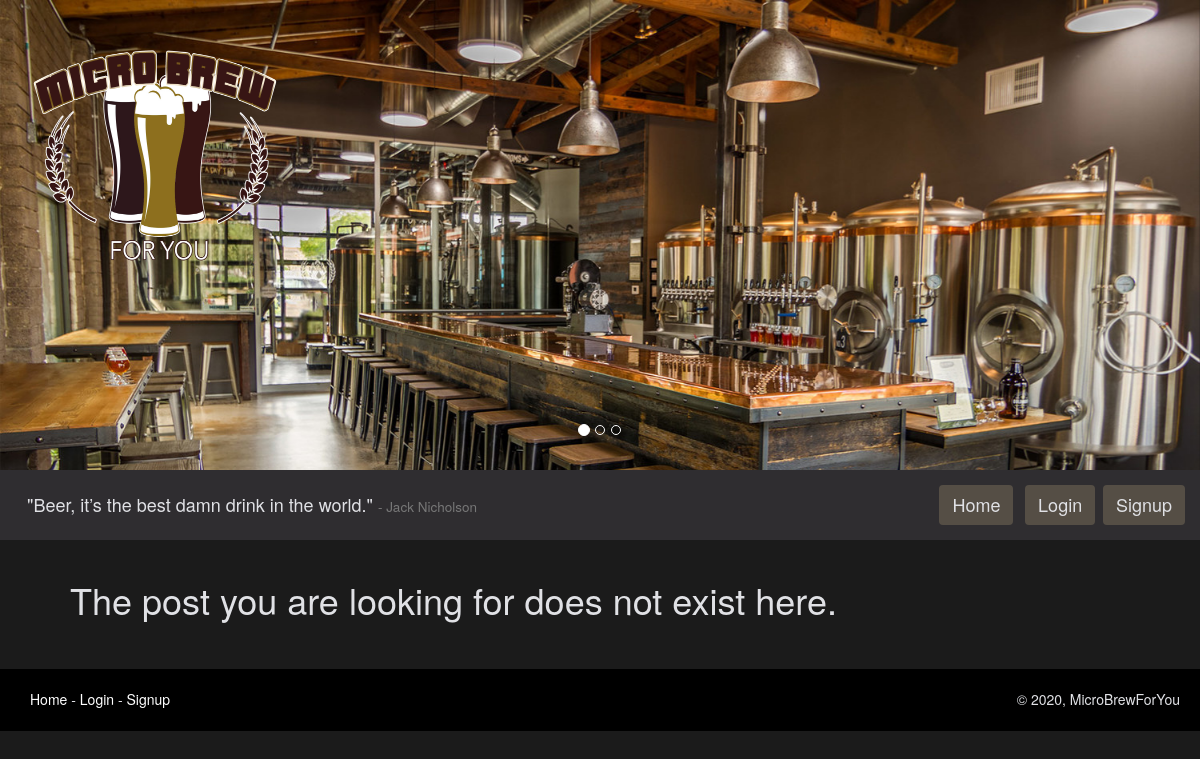
Before: /post/10/ with the older database file.
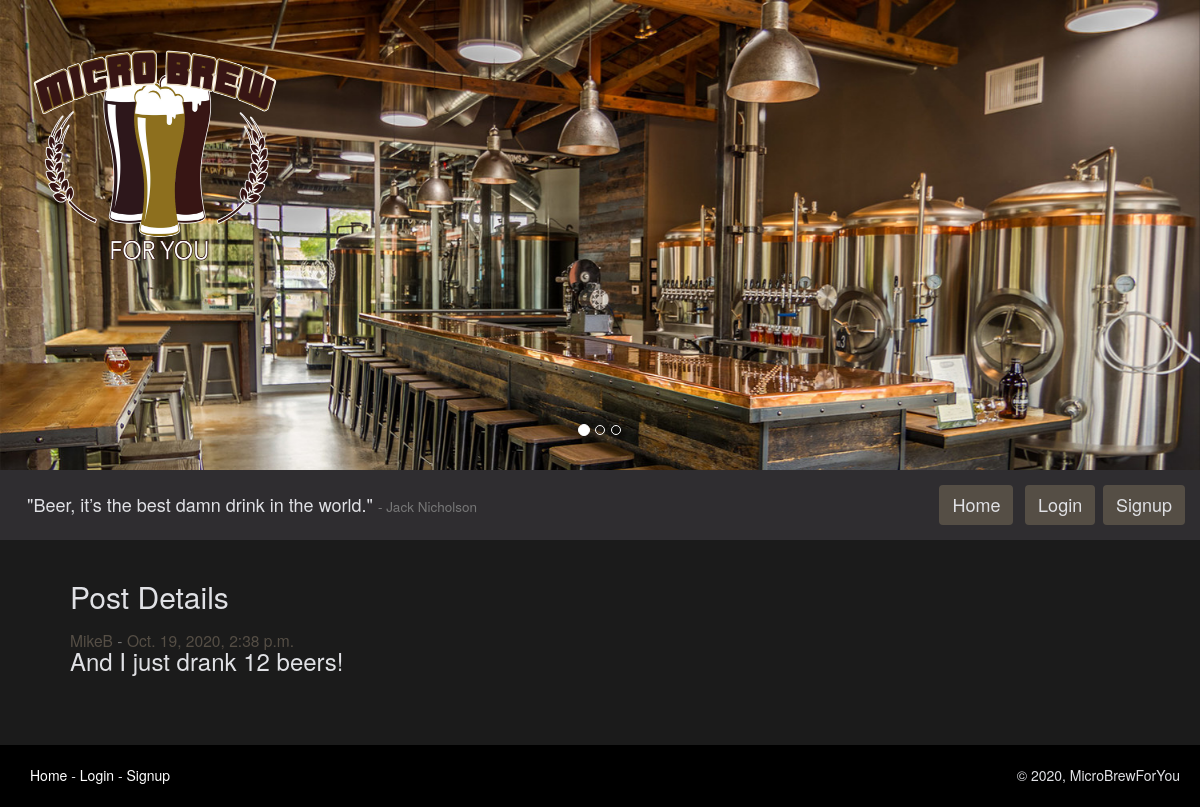
After: the same page with the newer database file.
### microbrewforyou_app/models.py (models this page shows, shortened)
class Posts(models.Model):
    author = models.ForeignKey(
        CustomUser, on_delete=models.CASCADE, related_name='author')
    body = models.TextField(max_length=280)
    postTime = models.DateTimeField(default=timezone.now)
    lastUpdated = models.DateField(auto_now=True)

class CustomUser(AbstractUser):
    bio = models.CharField(max_length=280, default='')
    user_image = models.ImageField(
        upload_to='images/', blank=True)
    users_following = models.ManyToManyField(
        "self", symmetrical=False, related_name='CustomUser')
    fav_breweries = models.ManyToManyField(
        "Breweries", symmetrical=False,
        related_name='fav_breweries', blank=True)
    fav_brewtypes = models.ManyToManyField(
        "BrewTypes", symmetrical=False,
        related_name='fav_brewtypes', blank=True)
    address = models.CharField(max_length=280)
    city = models.CharField(max_length=50)
    state = models.CharField(max_length=50)
    user_since = models.DateTimeField(default=timezone.now)
    REQUIRED_FIELDS = ['first_name', 'bio', 'address', 'city', 'state']
    def __str__(self):
        return self.username

### microbrewforyou_app/views.py (the view)
# urls.py: path('post/<int:post_id>/', post_detail_view, name="postview"),
def post_detail_view(request, post_id):
    my_post = Posts.objects.filter(id=post_id).first()
    words_quote = "Beer, it’s the best damn drink in the world."
    words_author = "Jack Nicholson"
    return render(
        request, "post_detail.html",
        {"post": my_post,
         'words_author': words_author, "words_quote": words_quote}
    )

### templates/post_detail.html (shortened to what this page needs)
{% extends 'base.html' %} {% block content %}
<br />
{% if not post %}
<h1>The post you are looking for does not exist here.</h1>
{% else %}
<h2>Post Details</h2>
<h3>
  <span class="small"
    ><a class="custom_link" href="/user/{{ post.author.id }}/"
      >{{ post.author}}</a
    >
    -
    <a class="custom_link" href="/post/{{ post.id }}/"
      >{{post.postTime}}</a
    ></span
  ><br />
  {{ post.body }}
</h3>
<br />
 {% endif %} <br /><br />{% endblock %}

Changed rows visible on the page:
added Posts: author "MikeB", postTime "Oct. 19, 2020, 2:38 p.m.", body "And I just drank 12 beers!"
Other visible differences:
text no longer shown: "The post you are looking for does not exist here."
text now shown: "Post Details -"
